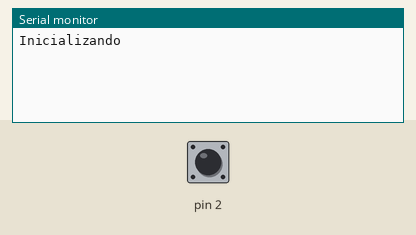
The sketch below on a simulated Arduino Uno, built with avr-gcc and run on an emulated ATmega328P. On the bench: the last lines printed to the serial monitor. The inputs (shaded band) are chosen by the test bench; at power-on: pin 2 HIGH.

Above: at 1.2 s.
1.3 s: pin 2 pulled LOW for 0.15 s
At 2.6 s:
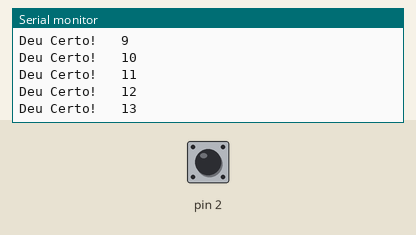
2.9 s: pin 2 pulled LOW for 1 s
At 4.3 s:
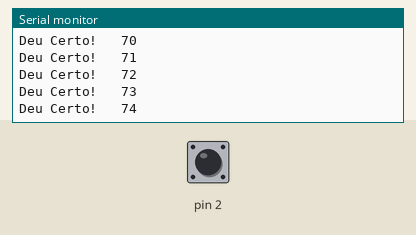
5.4 s: pin 2 pulled LOW for 0.15 s
At 6.3 s:
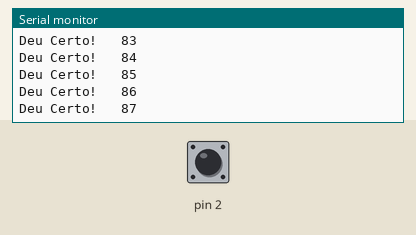
7.0 s: pin 2 driven LOW
At 8.1 s:
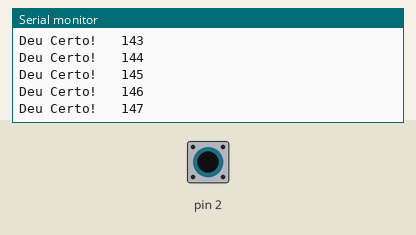
Timing chart, 0 to 10.0 s (numbered marks = the images above; inputs shaded):
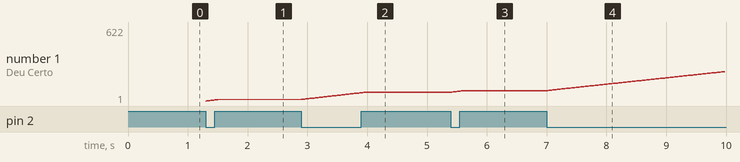

The sketch:

pushbutton01.ino
```cpp
/* Testando push button para apliocação no projeto de estudo de queda livre*/

int botao = 0, cont = 0;

void setup()
{
  pinMode(2, INPUT_PULLUP);
  Serial.begin(9600);
  Serial.println("Inicializando");
}
void loop() {
  botao = digitalRead(2);
  if(!botao){
    cont++;
    Serial.print("Deu Certo!   ");
    Serial.println(cont);
  }
}
/*FUNCIONOU*/
```

Measured:
- after the input at 1.3 s, the serial monitor: prints a new line at once (image 1)
- after the input at 2.9 s, the serial monitor: prints a new line at once (image 2)
- after the input at 5.4 s, the serial monitor: prints a new line at once (image 3)
- after the input at 7.0 s, the serial monitor: prints a new line at once (image 4)
- plotted number 1: 13 → 74 after the input at 2.9 s, 74 → 87 after the input at 5.4 s, 87 → 622 after the input at 7.0 s
